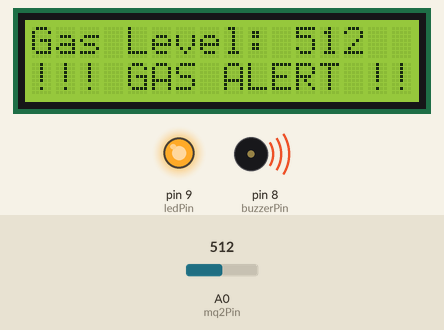
This sketch was run on a simulated Arduino Uno, built with avr-gcc and run on an emulated ATmega328P. Shown: 16×2 character LCD, output pins drawn as LEDs (lit = HIGH), buzzer (waves = sounding, pin HIGH). Inputs (shaded band) come from the test bench; at power-on: A0 (mq2Pin) = 512. What the sketch prints to the serial monitor is not drawn.

Above: at 3.2 s.
3.3 s: A0 (mq2Pin) set to 416
At 4.2 s:
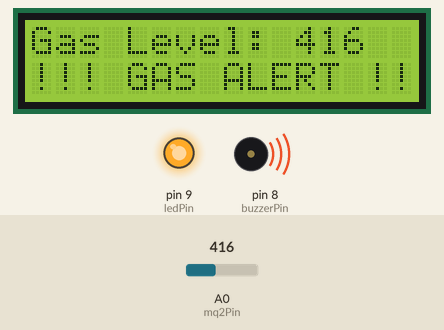
5.2 s: A0 (mq2Pin) set to 385
At 6.5 s:
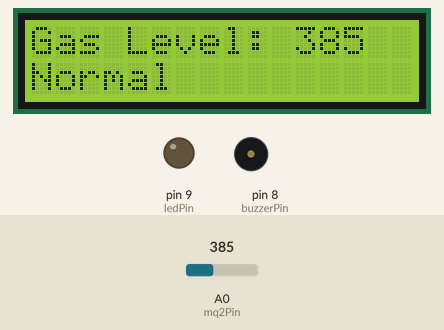
6.8 s: A0 (mq2Pin) set to 410
At 7.8 s:
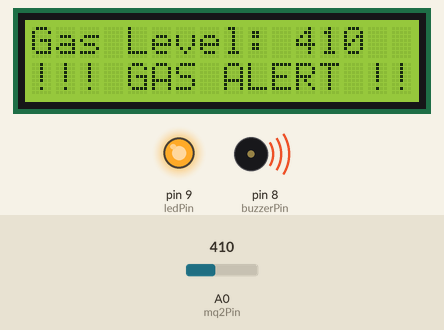
Timing chart, 0 to 9.8 s (numbered marks = the images above; inputs shaded):
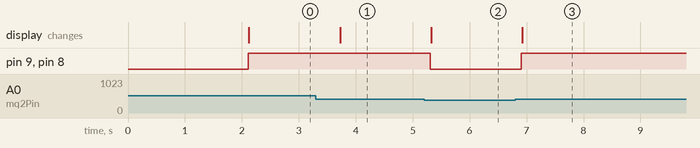

Measured:
- the behaviour switches between 401 and 400 on A0 (mq2Pin) (found by bisection; images 1 and 2)
- after the input at 3.3 s, the display: changes after 0.43 s (image 1)
- after the input at 5.2 s, pin 9 (ledPin), pin 8 (buzzerPin): HIGH → LOW after 0.11 s; the display: changes after 0.12 s (image 2)
- after the input at 6.8 s, pin 9 (ledPin), pin 8 (buzzerPin): LOW → HIGH after 0.11 s; the display: changes after 0.12 s (image 3)

The sketch:

MQ2withLCD16x2.ino
```cpp
#include <Wire.h>
#include <LiquidCrystal_I2C.h>

LiquidCrystal_I2C lcd(0x27, 16, 2); // Change 0x27 to your LCD's address

const int mq2Pin = A0;     // MQ-2 analog pin
const int buzzerPin = 8;   // Buzzer pin
const int ledPin = 9;      // LED pin

int mq2Value = 0;
int threshold = 400;       // Set your gas detection threshold

void setup() {
  Serial.begin(9600);
  lcd.init();
  lcd.backlight();

  pinMode(buzzerPin, OUTPUT);
  pinMode(ledPin, OUTPUT);

  lcd.setCursor(0, 0);
  lcd.print("Gas Alarm");
  lcd.setCursor(0, 1);
  lcd.print("Initializing...");
  delay(2000);
  lcd.clear();
}

void loop() {
  mq2Value = analogRead(mq2Pin);

  // Display gas value on LCD
  lcd.setCursor(0, 0);
  lcd.print("Gas Level: ");
  lcd.print(mq2Value);
  lcd.print("   "); // Clear any leftover characters

  Serial.print("Gas Level: ");
  Serial.println(mq2Value);

  // Gas alarm logic
  if (mq2Value > threshold) {
    digitalWrite(buzzerPin, HIGH);
    digitalWrite(ledPin, HIGH);
    lcd.setCursor(0, 1);
    lcd.print("!!! GAS ALERT !!!");

    // Additional info for Serial Monitor
    Serial.println("GAS DETECTED! ALARM ACTIVATED!");
  } else {
    digitalWrite(buzzerPin, LOW);
    digitalWrite(ledPin, LOW);
    lcd.setCursor(0, 1);
    lcd.print("Normal          ");
  }

  delay(500); // Update twice per second for better responsiveness
}
```
